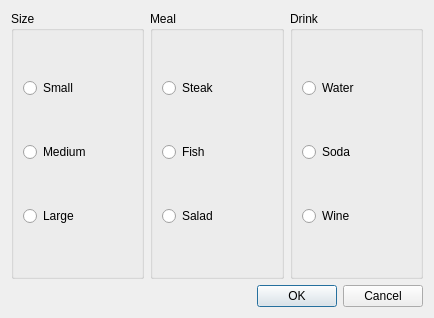
<?xml version="1.0" encoding="UTF-8"?>
<ui version="4.0">
 <class>Dialog</class>
 <widget class="QDialog" name="Dialog">
  <property name="geometry">
   <rect>
    <x>0</x>
    <y>0</y>
    <width>434</width>
    <height>318</height>
   </rect>
  </property>
  <property name="windowTitle">
   <string>Dialog</string>
  </property>
  <layout class="QVBoxLayout" name="verticalLayout_4">
   <item>
    <layout class="QHBoxLayout" name="horizontalLayout">
     <item>
      <widget class="QGroupBox" name="grpSize">
       <property name="title">
        <string>Size</string>
       </property>
       <layout class="QVBoxLayout" name="verticalLayout">
        <item>
         <widget class="QRadioButton" name="radioButton">
          <property name="text">
           <string>Small</string>
          </property>
         </widget>
        </item>
        <item>
         <widget class="QRadioButton" name="radioButton_2">
          <property name="text">
           <string>Medium</string>
          </property>
         </widget>
        </item>
        <item>
         <widget class="QRadioButton" name="radioButton_3">
          <property name="text">
           <string>Large</string>
          </property>
         </widget>
        </item>
       </layout>
      </widget>
     </item>
     <item>
      <widget class="QGroupBox" name="grpMeal">
       <property name="title">
        <string>Meal</string>
       </property>
       <layout class="QVBoxLayout" name="verticalLayout_2">
        <item>
         <widget class="QRadioButton" name="radioButton_4">
          <property name="text">
           <string>Steak</string>
          </property>
         </widget>
        </item>
        <item>
         <widget class="QRadioButton" name="radioButton_5">
          <property name="text">
           <string>Fish</string>
          </property>
         </widget>
        </item>
        <item>
         <widget class="QRadioButton" name="radioButton_6">
          <property name="text">
           <string>Salad</string>
          </property>
         </widget>
        </item>
       </layout>
      </widget>
     </item>
     <item>
      <widget class="QGroupBox" name="grpDrink">
       <property name="title">
        <string>Drink</string>
       </property>
       <layout class="QVBoxLayout" name="verticalLayout_3">
        <item>
         <widget class="QRadioButton" name="radioButton_7">
          <property name="text">
           <string>Water</string>
          </property>
         </widget>
        </item>
        <item>
         <widget class="QRadioButton" name="radioButton_8">
          <property name="text">
           <string>Soda</string>
          </property>
         </widget>
        </item>
        <item>
         <widget class="QRadioButton" name="radioButton_9">
          <property name="text">
           <string>Wine</string>
          </property>
         </widget>
        </item>
       </layout>
      </widget>
     </item>
    </layout>
   </item>
   <item>
    <widget class="QDialogButtonBox" name="buttonBox">
     <property name="standardButtons">
      <set>QDialogButtonBox::Cancel|QDialogButtonBox::Ok</set>
     </property>
    </widget>
   </item>
  </layout>
 </widget>
 <resources/>
 <connections/>
</ui>
